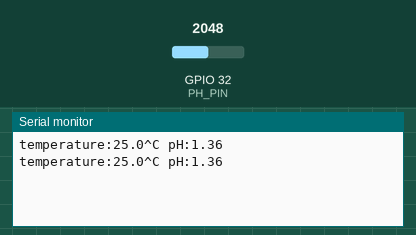
A sketch run on a simulated ESP32. Shown: the last lines printed to the serial monitor. The test bench sets the inputs (shaded band); at power-on: GPIO 32 (PH_PIN) = 2048.

Above: at 2.8 s.
2.9 s: GPIO 32 (PH_PIN) set to 2866
At 3.7 s:
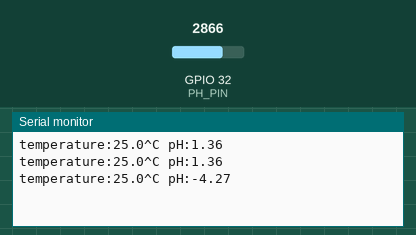
4.4 s: GPIO 32 (PH_PIN) set to 3603
At 5.3 s:
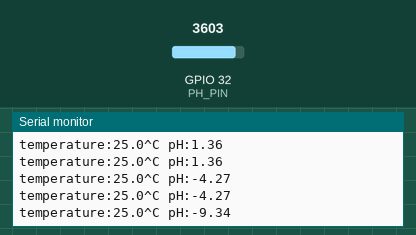
Timing chart, 0 to 7.4 s (numbered marks = the images above; inputs shaded):
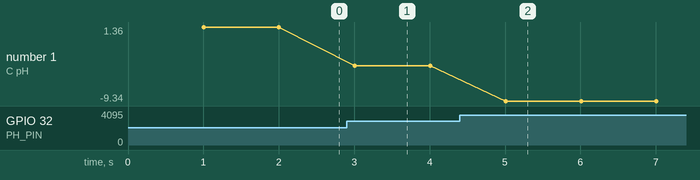

Measured:
- after the input at 2.9 s, the serial monitor: prints a new line after 0.10 s (image 1)
- after the input at 4.4 s, the serial monitor: prints a new line after 0.61 s (image 2)
- plotted number 1: 1.36 → -4.27 after the input at 2.9 s, -4.27 → -9.34 after the input at 4.4 s

The sketch:

phsensor3.ino
```cpp
#include "DFRobot_PH.h"
#include <Arduino.h>

#define PH_PIN 32  // แทนที่ด้วยหมายเลขขาที่คุณใช้กับเซนเซอร์ pH บน ESP32
float voltage, phValue, temperature = 25;
DFRobot_PH ph;

void setup()
{
  Serial.begin(115200);
  ph.begin();
}

void loop()
{
  static unsigned long timepoint = millis();
  if (millis() - timepoint > 1000U) // ช่วงเวลา: 1 วินาที
  {
    timepoint = millis();
    int adcValue = analogRead(PH_PIN); // อ่านค่าแรงดัน
    voltage = adcValue / 4095.0 * 5000; // แปลงค่า ADC เป็นแรงดัน
    //temperature = readTemperature(); // อ่านค่าอุณหภูมิจากเซนเซอร์ของคุณเพื่อดำเนินการปรับอุณหภูมิ
    phValue = ph.readPH(voltage, temperature); // แปลงแรงดันเป็น pH พร้อมการปรับอุณหภูมิ
    Serial.print("temperature:");
    Serial.print(temperature, 1);
    Serial.print("^C pH:");
    Serial.println(phValue, 2);
  }
  ph.calibration(voltage, temperature); // กระบวนการสอนด้วย Serial CMD
}

float readTemperature()
{
  // เพิ่มโค้ดของคุณที่นี่เพื่อดึงข้อมูลอุณหภูมิจากเซนเซอร์ของคุณ
}
```
